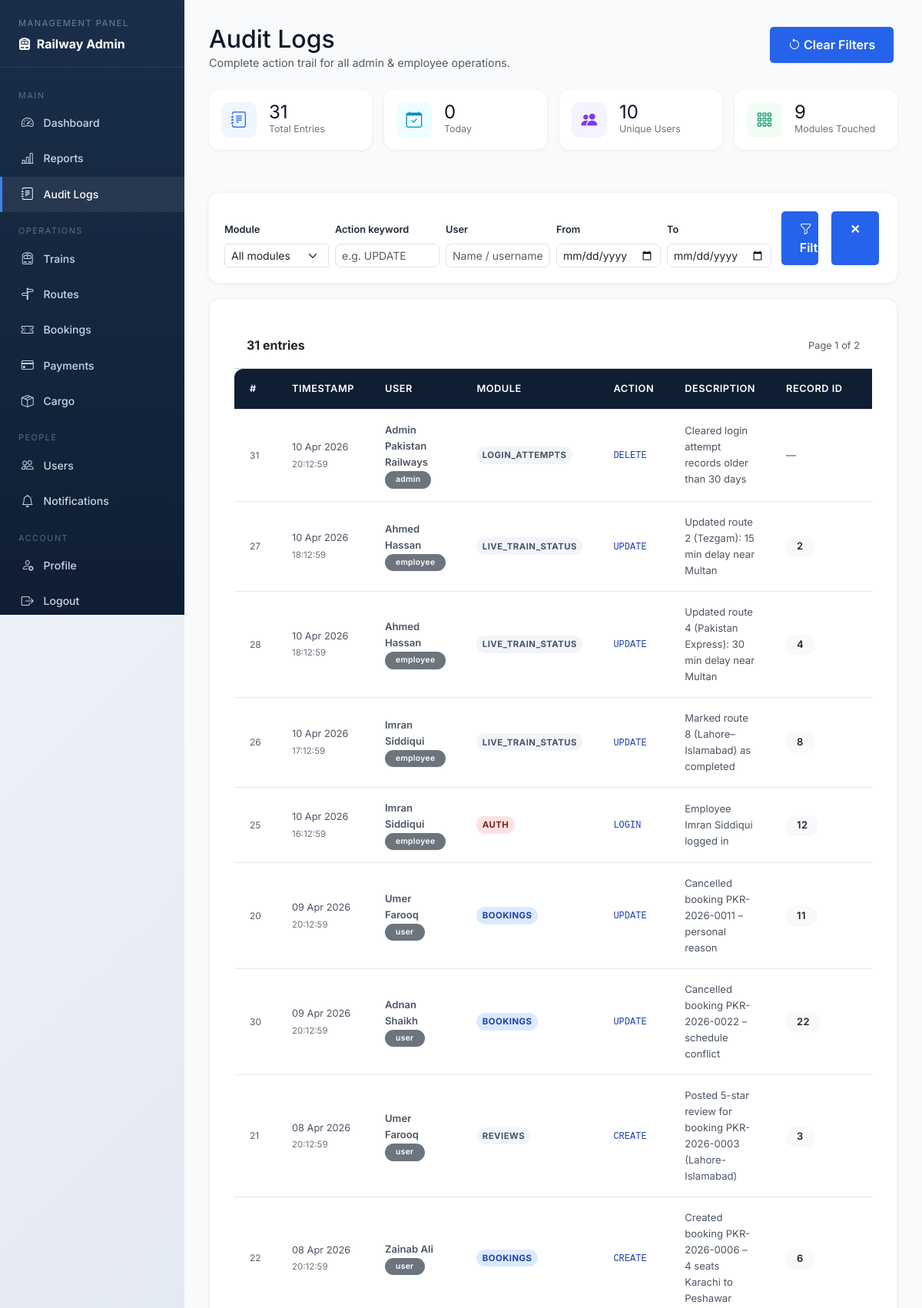
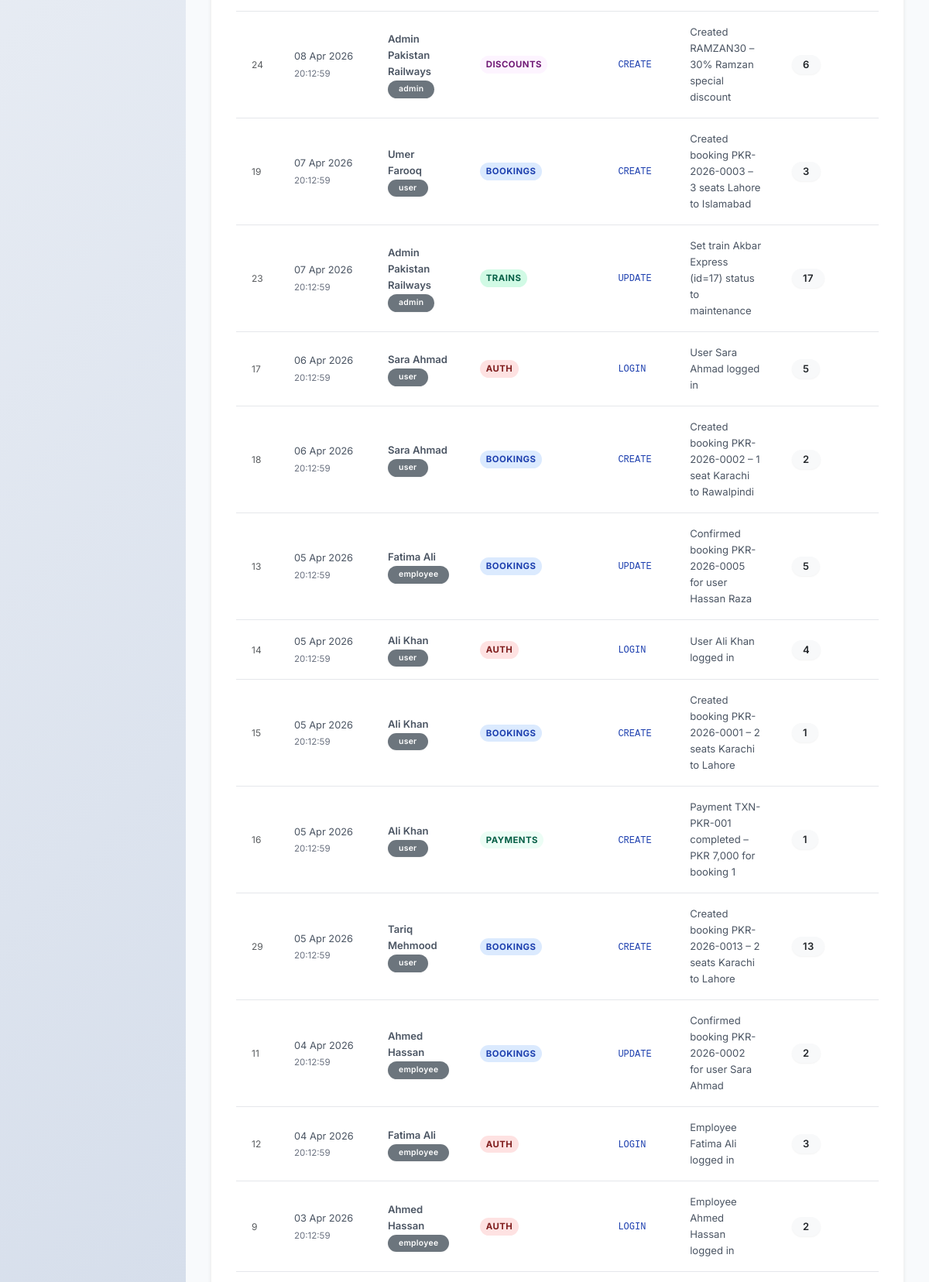
Page /audit-logs.php (signed in, upper part) on the committed database (2 pictures, top to bottom).
### tables this page shows
CREATE TABLE IF NOT EXISTS audit_logs (
    log_id       INT PRIMARY KEY AUTO_INCREMENT,
    user_id      INT,
    user_role    VARCHAR(20),
    action       VARCHAR(100) NOT NULL,
    module       VARCHAR(50)  NOT NULL,
    description  TEXT,
    old_value    TEXT,
    new_value    TEXT,
    record_id    INT,
    ip_address   VARCHAR(45),
    created_at   TIMESTAMP DEFAULT CURRENT_TIMESTAMP,
    INDEX idx_audit_user   (user_id, created_at),
    INDEX idx_audit_module (module, created_at),
    INDEX idx_audit_action (action, created_at)
);

CREATE TABLE IF NOT EXISTS users (
    user_id INT PRIMARY KEY AUTO_INCREMENT,
    username VARCHAR(50) UNIQUE NOT NULL,
    email VARCHAR(100) UNIQUE NOT NULL,
    password VARCHAR(255) NOT NULL,
    full_name VARCHAR(100) NOT NULL,
    phone VARCHAR(20),
    address TEXT,
    role ENUM('user', 'admin', 'employee') DEFAULT 'user',
    is_active BOOLEAN DEFAULT TRUE,
    created_at TIMESTAMP DEFAULT CURRENT_TIMESTAMP,
    updated_at TIMESTAMP DEFAULT CURRENT_TIMESTAMP ON UPDATE CURRENT_TIMESTAMP
);

### src/classes/Database.php (called while the page is built, shortened)
<?php
class Database {
    private $host = DB_HOST;
    private $db_name = DB_NAME;
    private $user = DB_USER;
    private $password = DB_PASS;
    private $port = DB_PORT;
    private $connection;
    public function connect() {
        $this->connection = new mysqli(
            $this->host,
            $this->user,
            $this->password,
            $this->db_name,
            $this->port
        );
        $this->connection->set_charset('utf8');
        return $this->connection;
    }
    private function ensureCancellationColumns(): void {
        $db = $this->connection->real_escape_string($this->db_name);
        $columns = [
            'cancellation_reason' => "ALTER TABLE bookings ADD COLUMN cancellation_reason VARCHAR(255) DEFAULT NULL",
            'cancellation_fee'    => "ALTER TABLE bookings ADD COLUMN cancellation_fee    DECIMAL(10,2) DEFAULT 0.00",
            'refund_amount'       => "ALTER TABLE bookings ADD COLUMN refund_amount       DECIMAL(10,2) DEFAULT 0.00",
            'cancelled_at'        => "ALTER TABLE bookings ADD COLUMN cancelled_at        DATETIME DEFAULT NULL",
        ];
        foreach ($columns as $col => $ddl) {
            $check = $this->connection->query(
                "SELECT 1 FROM information_schema.COLUMNS
                 WHERE TABLE_SCHEMA = '{$db}' AND TABLE_NAME = 'bookings' AND COLUMN_NAME = '{$col}'"
            );
            if ($check && $check->num_rows === 0) {
                $this->connection->query($ddl);
            }
        }
    }
    public function select($query) {
        $result = $this->connection->query($query);
        $data = array();
        if ($result->num_rows > 0) {
            while ($row = $result->fetch_assoc()) {
                array_push($data, $row);
            }
            return $data;
        } else {
            return false;
        }
    }
    public function selectRow($query) {
        $result = $this->connection->query($query);
        if ($result && $result->num_rows > 0) {
            return $result->fetch_assoc();
        }
        return false;
    }
}
?>

### audit-logs.php (the view, shortened to what this page needs)
<?php
require_once 'config/database.php';
require_once 'src/classes/Database.php';
$db = new Database();
$db->connect();
$filter_module = trim($_GET['module'] ?? 'all');
$filter_action = trim($_GET['action'] ?? '');
$filter_user   = trim($_GET['user']   ?? '');
$date_from     = $_GET['date_from'] ?? '';
$date_to       = $_GET['date_to']   ?? '';
$page          = max(1, (int)($_GET['page'] ?? 1));
$per_page      = 30;
$offset        = ($page - 1) * $per_page;
$wheres = [];
$where_sql = $wheres ? 'WHERE ' . implode(' AND ', $wheres) : '';
$total_rows  = (int)($db->selectRow("SELECT COUNT(*) AS n FROM audit_logs al LEFT JOIN users u ON al.user_id = u.user_id {$where_sql}")['n'] ?? 0);
$total_pages = max(1, (int)ceil($total_rows / $per_page));
$logs = $db->select(
    "SELECT al.*, u.full_name, u.username
     FROM audit_logs al
     LEFT JOIN users u ON al.user_id = u.user_id
     {$where_sql}
     ORDER BY al.created_at DESC
     LIMIT {$per_page} OFFSET {$offset}"
) ?: [];
$kpi = $db->selectRow(
    "SELECT COUNT(*) AS total,
            SUM(DATE(created_at) = CURDATE()) AS today,
            COUNT(DISTINCT user_id) AS unique_users,
            COUNT(DISTINCT module)  AS modules_touched
     FROM audit_logs"
) ?? [];
require_once 'inc/header.php';
?>
<div class="adm-wrap">
<aside class="adm-sidebar">
    <div class="sb-brand">
        <span>Management Panel</span>
        <strong><i class="bi bi-train-front-fill me-1"></i> Railway Admin</strong>
    </div>
    <nav>
        <div class="sb-sep">Main</div>
        <a href="admin-dashboard.php"><i class="bi bi-speedometer2"></i> Dashboard</a>
        <a href="reports.php"><i class="bi bi-bar-chart-line"></i> Reports</a>
        <a href="audit-logs.php" class="active"><i class="bi bi-journal-text"></i> Audit Logs</a>
        <div class="sb-sep">Operations</div>
        <a href="manage-trains.php"><i class="bi bi-train-front"></i> Trains</a>
        <a href="manage-routes.php"><i class="bi bi-signpost-split"></i> Routes</a>
        <a href="manage-bookings.php"><i class="bi bi-ticket-perforated"></i> Bookings</a>
        <a href="manage-payments.php"><i class="bi bi-credit-card"></i> Payments</a>
        <a href="cargo-shipments.php"><i class="bi bi-box-seam"></i> Cargo</a>
        <div class="sb-sep">People</div>
        <a href="manage-users.php"><i class="bi bi-people"></i> Users</a>
        <a href="notifications.php"><i class="bi bi-bell"></i> Notifications</a>
        <div class="sb-sep">Account</div>
        <a href="profile.php"><i class="bi bi-person-gear"></i> Profile</a>
        <a href="logout.php"><i class="bi bi-box-arrow-right"></i> Logout</a>
    </nav>
</aside>
<main class="adm-main">
    <div class="d-flex justify-content-between align-items-start mb-4 flex-wrap gap-2">
        <div>
            <h2 class="fw-black mb-0" style="color:#0f172a;">Audit Logs</h2>
            <p class="text-muted mb-0" style="font-size:.9rem;">Complete action trail for all admin &amp; employee operations.</p>
        </div>
        <a href="audit-logs.php" class="btn btn-outline-secondary btn-sm"><i class="bi bi-arrow-counterclockwise me-1"></i>Clear Filters</a>
    </div>
    <div class="row g-3 mb-4">
        <?php
        $kpis = [
            ['Total Entries',    $kpi['total']           ?? 0, 'bi-journal-text',  '#2563eb', '#eff6ff'],
            ['Today',           $kpi['today']            ?? 0, 'bi-calendar-check','#0891b2', '#ecfeff'],
            ['Unique Users',    $kpi['unique_users']     ?? 0, 'bi-people-fill',   '#7c3aed', '#f5f3ff'],
            ['Modules Touched', $kpi['modules_touched']  ?? 0, 'bi-grid-3x3-gap', '#059669', '#f0fdf4'],
        ];
        foreach ($kpis as [$lbl, $val, $ico, $clr, $bg]):
        ?>
        <div class="col-lg-3 col-sm-6">
            <div class="card kpi-card p-3">
                <div class="d-flex align-items-center gap-3">
                    <div style="width:46px;height:46px;border-radius:10px;background:<?= $bg ?>;display:flex;align-items:center;justify-content:center;">
                        <i class="bi <?= $ico ?>" style="font-size:1.3rem;color:<?= $clr ?>;"></i>
                    </div>
                    <div>
                        <div class="fw-black" style="font-size:1.5rem;color:#0f172a;line-height:1;"><?= number_format($val) ?></div>
                        <div style="font-size:.78rem;color:#6b7280;"><?= $lbl ?></div>
                    </div>
                </div>
            </div>
        </div>
        <?php endforeach; ?>
    </div>
    <form method="GET" class="filter-bar">
        <div class="row g-2 align-items-end">
            <div class="col-md-2">
                <label class="form-label fw-semibold" style="font-size:.8rem;">Module</label>
                <select name="module" class="form-select form-select-sm">
                    <option value="all">All modules</option>
                </select>
            </div>
            <div class="col-md-2">
                <label class="form-label fw-semibold" style="font-size:.8rem;">Action keyword</label>
                <input type="text" name="action" class="form-control form-control-sm"
                       placeholder="e.g. UPDATE" value="<?= htmlspecialchars($filter_action) ?>">
            </div>
            <div class="col-md-2">
                <label class="form-label fw-semibold" style="font-size:.8rem;">User</label>
                <input type="text" name="user" class="form-control form-control-sm"
                       placeholder="Name / username" value="<?= htmlspecialchars($filter_user) ?>">
            </div>
            <div class="col-md-2">
                <label class="form-label fw-semibold" style="font-size:.8rem;">From</label>
                <input type="date" name="date_from" class="form-control form-control-sm" value="<?= htmlspecialchars($date_from) ?>">
            </div>
            <div class="col-md-2">
                <label class="form-label fw-semibold" style="font-size:.8rem;">To</label>
                <input type="date" name="date_to" class="form-control form-control-sm" value="<?= htmlspecialchars($date_to) ?>">
            </div>
            <div class="col-md-2 d-flex gap-2">
                <button type="submit" class="btn btn-primary btn-sm w-100"><i class="bi bi-funnel me-1"></i>Filter</button>
                <a href="audit-logs.php" class="btn btn-outline-secondary btn-sm">✕</a>
            </div>
        </div>
    </form>
    <div class="card shadow-sm" style="border-radius:14px;overflow:hidden;">
        <div class="card-header bg-white py-3 d-flex justify-content-between align-items-center">
            <span class="fw-bold"><?= number_format($total_rows) ?> entries <?= $filter_module !== 'all' || $filter_action || $filter_user ? '(filtered)' : '' ?></span>
            <span class="text-muted" style="font-size:.8rem;">Page <?= $page ?> of <?= $total_pages ?></span>
        </div>
        <div class="table-responsive">
            <table class="table table-hover mb-0 log-table">
                <thead>
                    <tr>
                        <th>#</th>
                        <th>Timestamp</th>
                        <th>User</th>
                        <th>Module</th>
                        <th>Action</th>
                        <th>Description</th>
                        <th>Record ID</th>
                        <th>Changes</th>
                    </tr>
                </thead>
                <tbody>
                <?php if (empty($logs)): ?>
                    <tr><td colspan="9" class="text-center py-5 text-muted">No audit entries found.</td></tr>
                <?php else: foreach ($logs as $log): ?>
                    <tr>
                        <td class="text-muted" style="font-size:.75rem;"><?= (int)$log['log_id'] ?></td>
                        <td style="white-space:nowrap;">
                            <span style="font-size:.8rem;"><?= date('d M Y', strtotime($log['created_at'])) ?></span><br>
                            <span style="font-size:.72rem;color:#6b7280;"><?= date('H:i:s', strtotime($log['created_at'])) ?></span>
                        </td>
                        <td>
                            <?php if ($log['full_name']): ?>
                                <span class="fw-semibold" style="font-size:.82rem;"><?= htmlspecialchars($log['full_name']) ?></span><br>
                                <span class="badge bg-secondary" style="font-size:.65rem;"><?= htmlspecialchars($log['user_role']) ?></span>
                            <?php else: ?>
                                <span class="text-muted">System / Guest</span>
                            <?php endif; ?>
                        </td>
                        <td>
                            <?php $mc = 'mod-' . strtolower($log['module']); ?>
                            <span class="mod-pill <?= in_array($mc, ['mod-bookings','mod-trains','mod-users','mod-routes','mod-payments','mod-cargo','mod-seats','mod-discounts','mod-auth']) ? $mc : 'mod-other' ?>">
                                <?= htmlspecialchars($log['module']) ?>
                            </span>
                        </td>
                        <td><code style="font-size:.75rem;color:#1e40af;"><?= htmlspecialchars($log['action']) ?></code></td>
                        <td style="max-width:280px;" title="<?= htmlspecialchars($log['description']) ?>">
                            <?= htmlspecialchars(mb_strimwidth($log['description'] ?? '', 0, 80, '…')) ?>
                        </td>
                        <td><?= $log['record_id'] ? '<span class="badge bg-light text-dark">' . (int)$log['record_id'] . '</span>' : '—' ?></td>
                        <td>
                        </td>
                    </tr>
                <?php endforeach; endif; ?>
                </tbody>
            </table>
        </div>
    </div>
</main>
</div>
<?php require_once 'inc/footer.php'; ?>

### public/css/style.css (style rules this page uses)
:root { --primary-color: #2563eb; --primary-dark: #1e40af; --primary-light: #3b82f6; --secondary-color: #f59e0b; --secondary-dark: #d97706; --success-color: #10b981; --danger-color: #ef4444; --warning-color: #f59e0b; --info-color: #3b82f6; --dark-color: #1f2937; --light-color: #f9fafb; --text-color: #4b5563; --text-dark: #1f2937; --border-color: #e5e7eb; --shadow-sm: 0 1px 2px 0 rgba(0, 0, 0, 0.05); --shadow-md: 0 4px 6px -1px rgba(0, 0, 0, 0.1); --shadow-lg: 0 10px 15px -3px rgba(0, 0, 0, 0.1); --shadow-xl: 0 20px 25px -5px rgba(0, 0, 0, 0.1); }
* { margin: 0; padding: 0; box-sizing: border-box; }
html { scroll-behavior: smooth; }
body { font-family: 'Inter', -apple-system, BlinkMacSystemFont, 'Segoe UI', Roboto, 'Helvetica Neue', Arial, sans-serif; background: linear-gradient(135deg, #f5f7fa 0%, #c3cfe2 100%); color: var(--text-color); line-height: 1.6; min-height: 100vh; }
.btn-primary { width: 100%; padding: 0.875rem 1.5rem; background: linear-gradient(135deg, var(--primary-color), var(--primary-dark)); color: white; border: none; border-radius: 10px; cursor: pointer; font-size: 1rem; font-weight: 600; transition: all 0.3s ease; box-shadow: var(--shadow-md); position: relative; overflow: hidden; }
.btn-primary::before { content: ''; position: absolute; top: 0; left: -100%; width: 100%; height: 100%; background: linear-gradient(90deg, transparent, rgba(255,255,255,0.2), transparent); transition: left 0.5s ease; }
.table, table { width: 100%; border-collapse: separate; border-spacing: 0; background: white; border-radius: 12px; overflow: hidden; box-shadow: var(--shadow-sm); }
.table thead, table thead { background: linear-gradient(135deg, var(--primary-color), var(--primary-light)); }
.table th, table th { padding: 1rem 1.25rem; text-align: left; font-weight: 600; color: white; font-size: 0.875rem; text-transform: uppercase; letter-spacing: 0.5px; }
.table td, table td { padding: 1rem 1.25rem; border-bottom: 1px solid var(--border-color); color: var(--text-color); font-size: 0.9375rem; }
.table tbody tr, table tbody tr { transition: all 0.2s ease; }
.badge { display: inline-flex; align-items: center; padding: 0.375rem 0.875rem; border-radius: 9999px; font-size: 0.8125rem; font-weight: 600; letter-spacing: 0.3px; box-shadow: var(--shadow-sm); }
.page-transition { animation: fadeInPage 0.5s ease; }
.form-label { font-weight: 600; color: var(--dark-color); }
.form-control { border-radius: 8px; }
.card { background: white; border-radius: 16px; box-shadow: var(--shadow-md); padding: 2rem; margin-bottom: 2rem; transition: all 0.3s cubic-bezier(0.4, 0, 0.2, 1); border: 1px solid rgba(0,0,0,0.05); }
.btn, .btn-login, .btn-signup { display: inline-block; padding: 0.7em 1.5em; border-radius: 5px; border: none; background: var(--primary-color); color: #fff; font-weight: 600; font-size: 1rem; cursor: pointer; transition: background 0.2s, box-shadow 0.2s; box-shadow: 0 1px 4px rgba(0,0,0,0.04); margin: 0.2em 0.3em; text-decoration: none; }

### inc/header.php (style rules this page uses)
body.panel-layout .adm-wrap, body.panel-layout .emp-wrap { min-height: 100vh !important; }
body.panel-layout .adm-sidebar, body.panel-layout .emp-sidebar { top: 0 !important; height: 100vh !important; }

### rows in the picture
audit_logs: log_id "31", created_at "10 Apr 2026", created_at "20:12:59", user.full_name "Admin Pakistan Railways", user_role "admin", module "LOGIN_ATTEMPTS", action "DELETE", description "Cleared login attempt records older than 30 days"
audit_logs: log_id "27", created_at "10 Apr 2026", created_at "18:12:59", user.full_name "Ahmed Hassan", user_role "employee", module "LIVE_TRAIN_STATUS", action "UPDATE", description "Updated route 2 (Tezgam): 15 min delay near Multan", record "2"
audit_logs: log_id "28", created_at "10 Apr 2026", created_at "18:12:59", user.full_name "Ahmed Hassan", user_role "employee", module "LIVE_TRAIN_STATUS", action "UPDATE", description "Updated route 4 (Pakistan Express): 30 min delay near Multan", record "4"
audit_logs: log_id "26", created_at "10 Apr 2026", created_at "17:12:59", user.full_name "Imran Siddiqui", user_role "employee", module "LIVE_TRAIN_STATUS", action "UPDATE", description "Marked route 8 (Lahore–Islamabad) as completed", record "8"
audit_logs: log_id "25", created_at "10 Apr 2026", created_at "16:12:59", user.full_name "Imran Siddiqui", user_role "employee", module "AUTH", action "LOGIN", description "Employee Imran Siddiqui logged in", record "12"
audit_logs: log_id "20", created_at "09 Apr 2026", created_at "20:12:59", user.full_name "Umer Farooq", user_role "user", module "BOOKINGS", action "UPDATE", description "Cancelled booking PKR-2026-0011 – personal reason", record "11"
audit_logs: log_id "30", created_at "09 Apr 2026", created_at "20:12:59", user.full_name "Adnan Shaikh", user_role "user", module "BOOKINGS", action "UPDATE", description "Cancelled booking PKR-2026-0022 – schedule conflict", record "22"
audit_logs: log_id "21", created_at "08 Apr 2026", created_at "20:12:59", user.full_name "Umer Farooq", user_role "user", module "REVIEWS", action "CREATE", description "Posted 5-star review for booking PKR-2026-0003 (Lahore-Islamabad)", record "3"
audit_logs: log_id "22", created_at "08 Apr 2026", created_at "20:12:59", user.full_name "Zainab Ali", user_role "user", module "BOOKINGS", action "CREATE", description "Created booking PKR-2026-0006 – 4 seats Karachi to Peshawar", record "6"
audit_logs: log_id "24", created_at "08 Apr 2026", created_at "20:12:59", user.full_name "Admin Pakistan Railways", user_role "admin", module "DISCOUNTS", action "CREATE", description "Created RAMZAN30 – 30% Ramzan special discount", record "6"
audit_logs: log_id "19", created_at "07 Apr 2026", created_at "20:12:59", user.full_name "Umer Farooq", user_role "user", module "BOOKINGS", action "CREATE", description "Created booking PKR-2026-0003 – 3 seats Lahore to Islamabad", record "3"
audit_logs: log_id "23", created_at "07 Apr 2026", created_at "20:12:59", user.full_name "Admin Pakistan Railways", user_role "admin", module "TRAINS", action "UPDATE", description "Set train Akbar Express (id=17) status to maintenance", record "17"
audit_logs: log_id "17", created_at "06 Apr 2026", created_at "20:12:59", user.full_name "Sara Ahmad", user_role "user", module "AUTH", action "LOGIN", description "User Sara Ahmad logged in", record "5"
audit_logs: log_id "18", created_at "06 Apr 2026", created_at "20:12:59", user.full_name "Sara Ahmad", user_role "user", module "BOOKINGS", action "CREATE", description "Created booking PKR-2026-0002 – 1 seat Karachi to Rawalpindi", record "2"
audit_logs: log_id "13", created_at "05 Apr 2026", created_at "20:12:59", user.full_name "Fatima Ali", user_role "employee", module "BOOKINGS", action "UPDATE", description "Confirmed booking PKR-2026-0005 for user Hassan Raza", record "5"
audit_logs: log_id "14", created_at "05 Apr 2026", created_at "20:12:59", user.full_name "Ali Khan", user_role "user", module "AUTH", action "LOGIN", description "User Ali Khan logged in", record "4"
audit_logs: log_id "15", created_at "05 Apr 2026", created_at "20:12:59", user.full_name "Ali Khan", user_role "user", module "BOOKINGS", action "CREATE", description "Created booking PKR-2026-0001 – 2 seats Karachi to Lahore", record "1"
audit_logs: log_id "16", created_at "05 Apr 2026", created_at "20:12:59", user.full_name "Ali Khan", user_role "user", module "PAYMENTS", action "CREATE", description "Payment TXN-PKR-001 completed – PKR 7,000 for booking 1", record "1"
audit_logs: log_id "29", created_at "05 Apr 2026", created_at "20:12:59", user.full_name "Tariq Mehmood", user_role "user", module "BOOKINGS", action "CREATE", description "Created booking PKR-2026-0013 – 2 seats Karachi to Lahore", record "13"
audit_logs: log_id "11", created_at "04 Apr 2026", created_at "20:12:59", user.full_name "Ahmed Hassan", user_role "employee", module "BOOKINGS", action "UPDATE", description "Confirmed booking PKR-2026-0002 for user Sara Ahmad", record "2"
audit_logs: log_id "12", created_at "04 Apr 2026", created_at "20:12:59", user.full_name "Fatima Ali", user_role "employee", module "AUTH", action "LOGIN", description "Employee Fatima Ali logged in", record "3"
audit_logs: log_id "9", created_at "03 Apr 2026", created_at "20:12:59", user.full_name "Ahmed Hassan", user_role "employee", module "AUTH", action "LOGIN", description "Employee Ahmed Hassan logged in", record "2"

### other values in the picture
$val "31"
$lbl "Total Entries"
$val "0"
$lbl "Today"
$val "10"
$lbl "Unique Users"
$val "9"
$lbl "Modules Touched"
$total_rows "31"
$page "1"
$total_pages "2"
